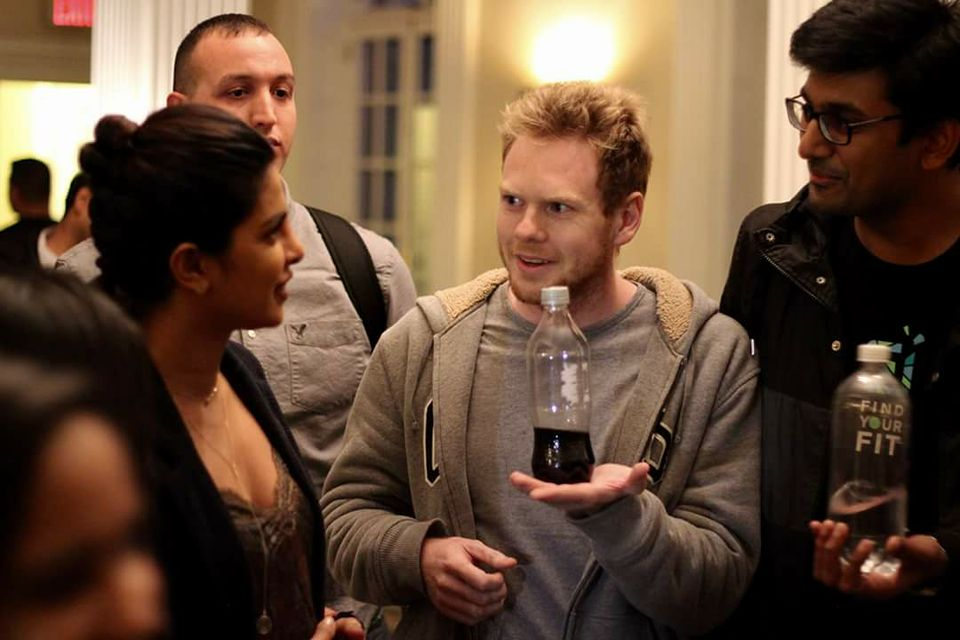
#> input picture src/test_images/bottle.jpg, 960 x 640 px
$ python -i imageProcess.py   (imports and definitions only)   (Python 2 division)
#> lines starting #> are read from the running program, lines starting #| are printed output that depends on the picture
from PIL import Image
import numpy

def preprocess_image(paths,resize=True,shape=(224,224)):
    # if single given not list of strings then convert to list of strings
#> called with paths = 'test_images/bottle.jpg', resize = True, shape = (224, 224)
    if isinstance(paths, basestring):
        paths = [paths]
    if resize == False:
        assert len(paths)==1
    if resize == True:
	assert len(shape)==2
    images = []
    for path in paths:
        image = Image.open(path,'r').convert('RGB')
#> image is the input picture: PIL image 960x640 RGB; mean R, G, B 97.2, 72.9, 54.6
        if resize:
            w,h = image.size
#> w = 960; h = 640
	    h_new,w_new=shape
	    w_ratio=w_new/float(w)
#> w_ratio = 0.233
	    h_ratio=h_new/float(h)
#> h_ratio = 0.35
            # resize the largest ratio
	    ratio=max(w_ratio,h_ratio)
#> ratio = 0.35
            if resize:
		image = image.resize((int(w*ratio),int(h*ratio)))
#> image: PIL image 336x224 RGB
		w1,h1 = image.size
#> w1 = 336; h1 = 224
		right = (w1+w_new)//2
#> right = 280
		left = (w1-w_new)//2
#> left = 56
		top = (h1-h_new)//2
#> top = 0
		bottom = (h1+h_new)//2
#> bottom = 224
		assert min(right,left,top,bottom)>=0
                image = image.crop((left,top,right,bottom))
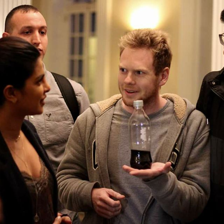
#> image: PIL image 224x224 RGB; mean R, G, B 115.2, 87.8, 66

        im = numpy.asarray(image)
        imcopy = numpy.zeros(im.shape)
        imcopy[:,:,0] = im[:, :, 0] - 103.939
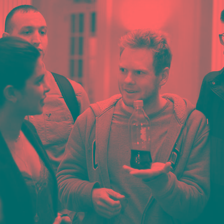
#> imcopy: shape (224, 224, 3) float64; mean R, G, B 11.3, 0, 0; drawn with min black and max white
        imcopy[:,:,1] = im[:, :, 1] - 116.779
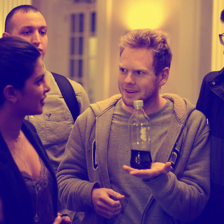
#> imcopy: shape (224, 224, 3) float64; mean R, G, B 11.3, -29, 0; drawn with min black and max white
        imcopy[:,:,2] = im[:, :, 2] - 123.68
        #RGB -> BGR
        imcopy = imcopy[:, :, ::-1]
        #put channels first
        imcopy = numpy.rollaxis(imcopy,2,0)
        #add dimension to make it a 4d image (for theano tensor)
        imcopy = numpy.expand_dims(imcopy,axis=0)
        #store it in images array
        if len(images)==0:
            images = imcopy
        else:
            images = numpy.append(images,imcopy,axis=0)
    return images,images.shape

def deprocess_image(image_array):
    # put channels last
    assert image_array.ndim==4
    image_array = numpy.rollaxis(image_array,1,4)
    #BGR -> RGB
    image_array = image_array[:,:,:,::-1]
    #add mean channel
    image_array_copy = numpy.zeros(image_array.shape)
    image_array_copy[:,:,:,0] = image_array[:,:,:,0] + 103.939
    image_array_copy[:,:,:,1] = image_array[:,:,:,1] + 116.779
    image_array_copy[:,:,:,2] = image_array[:,:,:,2] + 123.68
    #convert to int between 0 and 254
    image_array_copy = numpy.clip(image_array_copy, 0, 255).astype('uint8')
    return image_array_copy

def np2pil(image_array):
    assert image_array.ndim==3
    image = Image.fromarray(image_array)
    return image

>>> result = preprocess_image('test_images/bottle.jpg')
